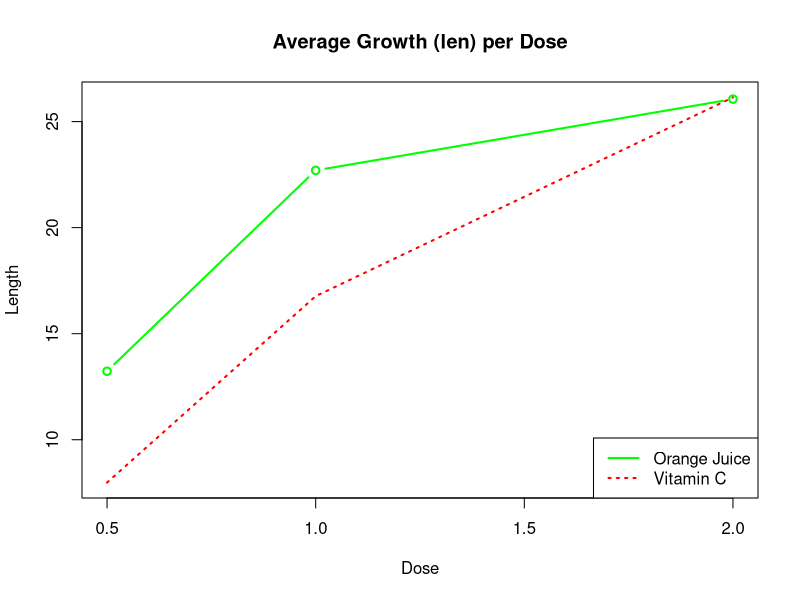

Source code (R):
## ---- chunk 1
library(datasets)
str(ToothGrowth)
table(ToothGrowth$supp, ToothGrowth$dose)
## ---- chunk 2

TGOJ <- ToothGrowth[ToothGrowth$supp == "OJ", ]
TGVC <- ToothGrowth[ToothGrowth$supp == "VC", ]

TGOJAgg <- aggregate(TGOJ$len ~ TGOJ$dose, , mean)
names(TGOJAgg) <- c("len","dose")
TGVCAgg <- aggregate(TGVC$len ~ TGVC$dose, , mean)
names(TGVCAgg) <- c("len","dose")

ylm <- c(min(min(TGOJAgg$dose),min(TGVCAgg$dose)),max(max(TGOJAgg$dose),max(TGVCAgg$dose)))
xlm <- c(min(min(TGOJAgg$len),min(TGVCAgg$len)),max(max(TGOJAgg$len),max(TGVCAgg$len)))

plot(TGOJAgg,  xlim = xlm, ylim = ylm,
    type = "b", col = "green", lwd = 2, lty = 1, 
    xlab = "Dose", ylab = "Length", main = "Average Growth (len) per Dose")
lines(TGVCAgg, col = "red", lwd = 2, lty = 3)
legend("bottomright", c("Orange Juice", "Vitamin C"), 
  lwd = 2, lty = c(1, 3), col = c("green", "red"))

## ---- chunk 3

summary(ToothGrowth)

## ---- chunk 4
TGVC05 <- TGVC[TGVC$dose==0.5,]
TGVC10 <- TGVC[TGVC$dose==1.0,]
TGVC20 <- TGVC[TGVC$dose==2.0,]
TGOJ05 <- TGOJ[TGOJ$dose==0.5,]
TGOJ10 <- TGOJ[TGOJ$dose==1.0,]
TGOJ20 <- TGOJ[TGOJ$dose==2.0,]
## ---- chunk 5
# Perform t test on vc vs oj at 0.5mg dose
T05Supps <- t.test(len ~ supp, data=rbind(TGVC05,TGOJ05), var.equal=FALSE)

# Perform t test on vc vs oj at 1.0mg dose
T10Supps <- t.test(len ~ supp, data=rbind(TGVC10,TGOJ10), var.equal=FALSE)

# Perform t test on vc vs oj at 2.0mg dose
T20Supps <- t.test(len ~ supp, data=rbind(TGVC20,TGOJ20), var.equal=FALSE)
## ---- chunk 6
suppComp <- c("VC and OJ","VC and OJ","VC and OJ")
doseLevel <- c("0.5mg","1.0mg","2.0mg")
pvalue <- c(T05Supps$p.value,T10Supps$p.value,T20Supps$p.value)
lconf <- c( T05Supps$conf.int[1], T10Supps$conf.int[1], T20Supps$conf.int[1])
hconf <- c( T05Supps$conf.int[2], T10Supps$conf.int[2], T20Supps$conf.int[2])
result <- pvalue < 0.05
hyp1 <- data.frame(suppComp,doseLevel,pvalue,lconf,hconf,result)
names(hyp1) <- c("supplements","dosage","p-value","-conf.int","+conf.int","reject H0")

hyp1

## ---- chunk 7
# Perform t test on 0.5mg vs 1.0mg, within each supplement
TVCDose05and10 <- t.test(len ~ dose, data=rbind(TGVC05,TGVC10), var.equal=TRUE)
TOJDose05and10 <- t.test(len ~ dose, data=rbind(TGOJ05,TGOJ10), var.equal=TRUE)

# Perform t test on 1.0mg vs 2.0mg, within each supplement
TVCDose10and20 <- t.test(len ~ dose, data=rbind(TGVC10,TGVC20), var.equal=TRUE)
TOJDose10and20 <- t.test(len ~ dose, data=rbind(TGOJ10,TGOJ20), var.equal=TRUE)

# Perform t test on 0.5mg vs 2.0mg, within each supplement
TVCDose05and20 <- t.test(len ~ dose, data=rbind(TGVC05,TGVC20), var.equal=TRUE)
TOJDose05and20 <- t.test(len ~ dose, data=rbind(TGOJ05,TGOJ20), var.equal=TRUE)
## ---- chunk 8

supp <- c("VC","OJ","VC","OJ","VC","OJ")

doseLevel <- c("0.5mg and 1.0mg","0.5mg and 1.0mg", 
               "1.0mg and 2.0mg","1.0mg and 2.0mg",
               "0.5mg and 2.0mg","0.5mg and 2.0mg")

pvalue <- c(TVCDose05and10$p.value,TVCDose05and10$p.value,
            TVCDose10and20$p.value,TVCDose10and20$p.value,
            TVCDose05and20$p.value,TVCDose05and20$p.value)

lconf <- c( TVCDose05and10$conf.int[1], TVCDose05and10$conf.int[1],
            TVCDose10and20$conf.int[1], TVCDose10and20$conf.int[1],
            TVCDose05and20$conf.int[1], TVCDose05and20$conf.int[1])

hconf <- c( TVCDose05and10$conf.int[2], TVCDose05and10$conf.int[2],
            TVCDose10and20$conf.int[2], TVCDose10and20$conf.int[2],
            TVCDose05and20$conf.int[2], TVCDose05and20$conf.int[2])

result <- pvalue < 0.05

hyp2 <- data.frame(doseLevel,supp, pvalue,lconf,hconf,result)

names(hyp2) <- c("dosage","supplement","p-value","-conf.int","+conf.int","reject H0")

hyp2
